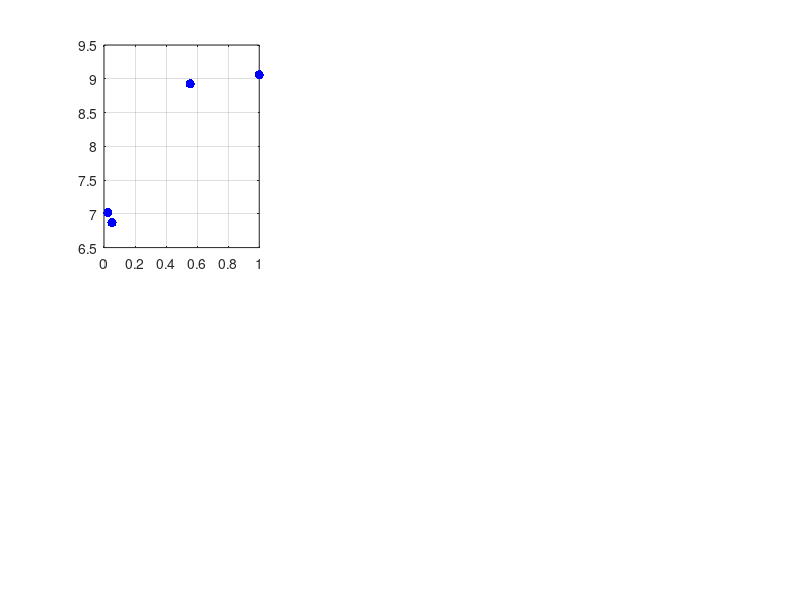

Here is the MATLAB script that generated this plot: (Note: this script raises an error after producing the figure.)
clear all
clc
global ModelInfo
% Number of variables 
k=1;
% Data vectors for the Milling width and associated milling time
Data_x = [273.55, 275.2, 277, 311, 341];
RePos_Data_x = Data_x - (min(Data_x));
Normailise_Data_x = RePos_Data_x./(max(RePos_Data_x));
Data_y = [6.718, 7.019, 6.869, 8.926, 9.060];
p = 1
colors=['b' 'k' 'r' 'm' 'g' 'b' 'b' 'k' 'r' 'm' 'g' 'c'];
while p<=length(Normailise_Data_x)+1
    length(Normailise_Data_x)+1
    clear ModelInfo.X
    clear ModelInfo.y
    if p > 5
       ModelInfo.X = [Normailise_Data_x]';
       ModelInfo.y = [Normailise_Data_x]';
       
    elseif p==1
       ModelInfo.X = [Normailise_Data_x(p+1:length(Normailise_Data_x))]';
       ModelInfo.y = [Data_y(p+1:length(Data_y))]';
    elseif p==length(Data_x)
       ModelInfo.X = [Normailise_Data_x(1:p-1)]';
       ModelInfo.y = [Data_y(1:p-1)'];
    else
       ModelInfo.X = [Normailise_Data_x(1:p-1), Normailise_Data_x(p+1:length(Normailise_Data_x))]';
       ModelInfo.y = [Data_y(1:p-1), Data_y(p+1:length(Data_y))]';
    end
    
    n=length(ModelInfo.X);
    % Plot data points
    figure(1)
    subplot(2,3,p)
    plot(ModelInfo.X,ModelInfo.y,[colors(p) '.'],'MarkerSize',20)
    grid on
    hold on

    % Set upper and lower bounds for search of log theta
    count=1;
    neglogeimin=0;
    % while neglogeimin<4
    UpperTheta=ones(1,k).*2;
    LowerTheta=ones(1,k).*-3;
    % Run GA search of likelihood
    [ModelInfo.Theta,MinNegLnLikelihood]=...
        ga(@likelihood,k,[],[],[],[],LowerTheta,UpperTheta);
    % Put Cholesky factorization of Psi, and theta into ModelInfo
    [NegLnLike,ModelInfo.Psi,ModelInfo.U]=likelihood(ModelInfo.Theta);
    
    ModelInfo.Option='Pred';
    Xplot=0:0.01:1;
    for j=1:length(Xplot)
        % for i=1:21
        MillTimePred(j)=predictor([Xplot(j)]);
        % BraninTrue(j,i)=Branin([Xplot(i) Xplot(j)]);
    end
    figure(1)
    subplot(2,3,p)
    plot(Xplot,MillTimePred,[colors(p) '-'],'LineWidth',1.5)
    xlabel('Root Width')
    ylabel('Milling Time (hrs)')
    grid on
    hold on
    
    figure(2)
    plot(Xplot,MillTimePred,[colors(p) '-'],'LineWidth',2)
    title('Possible Variation')
    xlabel('Root Width')
    ylabel('Milling Time (hrs)')
    hold on
    grid on
    p = p + 1
end
